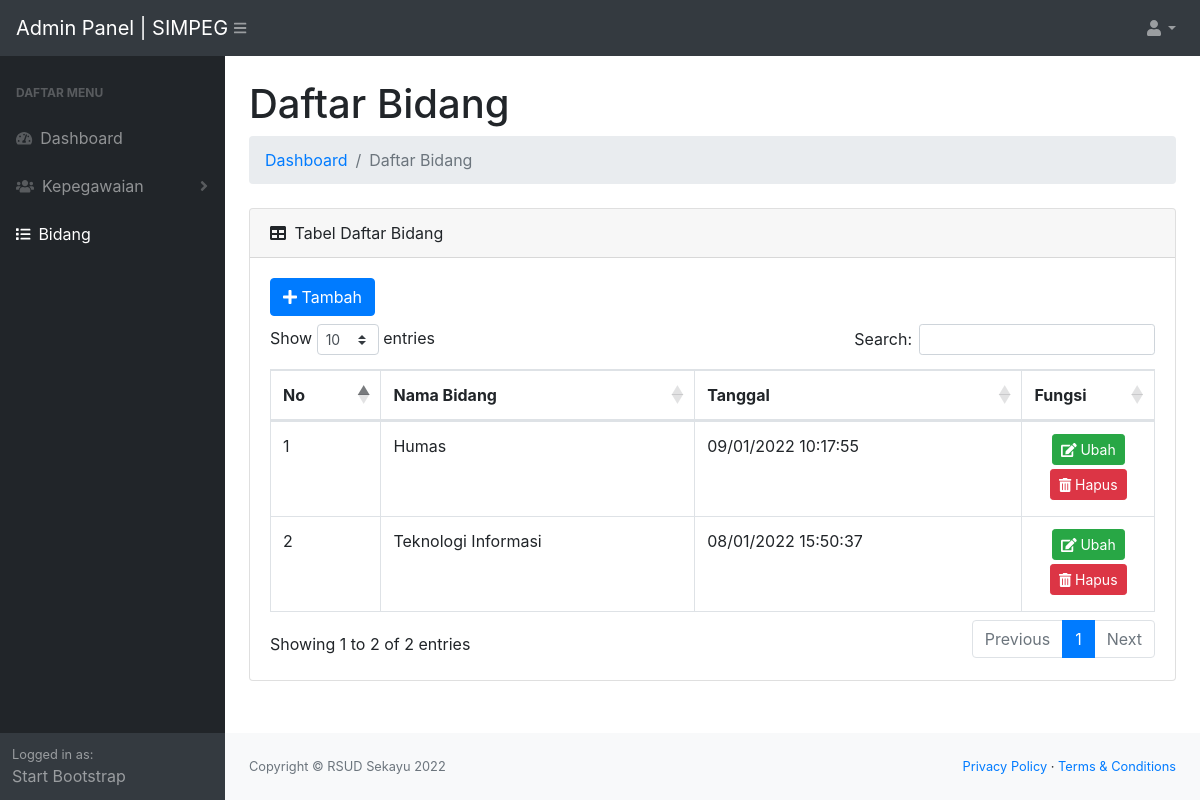
The app's page /admin/daftar-bidang.php with its own data.
### tables this page shows
CREATE TABLE `bidang` (
  `id_bidang` int(11) NOT NULL,
  `nama_bidang` varchar(25) NOT NULL,
  `tanggal` datetime NOT NULL DEFAULT current_timestamp()
);

### admin/config/controller.php (called while the page is built, shortened)
<?php
function query($query)
{
    global $db;
    $result = mysqli_query($db, $query);
    $rows = [];
    while ($row = mysqli_fetch_assoc($result)) {
        $rows[] = $row;
    }
    return $rows;
}

### admin/daftar-bidang.php (the view, shortened to what this page needs)
<?php
include "layout/header.php";
$bidang = query("SELECT * FROM bidang ORDER BY id_bidang DESC");
?>
<div id="layoutSidenav_content">
    <main>
        <div class="container-fluid">
            <h1 class="mt-4">Daftar Bidang</h1>
            <ol class="breadcrumb mb-4">
                <li class="breadcrumb-item"><a href="index.php">Dashboard</a></li>
                <li class="breadcrumb-item active">Daftar Bidang</li>
            </ol>
            <div class="card mb-4">
                <div class="card-header">
                    <i class="fas fa-table mr-1"></i>
                    Tabel Daftar Bidang
                </div>
                <div class="card-body">
                    <div class="table-responsive">
                        <button class="btn btn-primary mb-2" data-toggle="modal" data-target="#modalTambah"><i class="fas fa-plus"></i> Tambah</button>
                        <table class="table table-bordered" id="dataTable" width="100%" cellspacing="0">
                            <thead>
                                <tr>
                                    <th>No</th>
                                    <th>Nama Bidang</th>
                                    <th>Tanggal</th>
                                    <th>Fungsi</th>
                                </tr>
                            </thead>
                            <tbody>
                                <?php $no = 1; ?>
                                <?php foreach ($bidang as $data) : ?>
                                    <tr>
                                        <td><?= $no++; ?></td>
                                        <td><?= $data['nama_bidang']; ?></td>
                                        <td><?= date('d/m/Y H:i:s', strtotime($data['tanggal'])); ?></td>
                                        <td width="15%" class="text-center">
                                            <button class="btn btn-success btn-sm mb-1" data-toggle="modal" data-target="#modalUbah<?= $data['id_bidang']; ?>"><i class="fas fa-edit"></i>
                                                Ubah</button>
                                            <a href="hapus-bidang.php?id_bidang=<?= $data['id_bidang']; ?>" class="btn btn-danger btn-sm mb-1" onclick="return confirm('Yakin Data Bidang Akan Dihapus.?');"><i class="fas fa-trash-alt"></i>
                                                Hapus</a>
                                        </td>
                                    </tr>
                                <?php endforeach; ?>
                            </tbody>
                        </table>
                    </div>
                </div>
            </div>
        </div>
    </main>
    <?php include "layout/footer.php"; ?>

### records on screen
bidang: nama_bidang "Humas", tanggal "09/01/2022 10:17:55"
bidang: nama_bidang "Teknologi Informasi", tanggal "08/01/2022 15:50:37"
